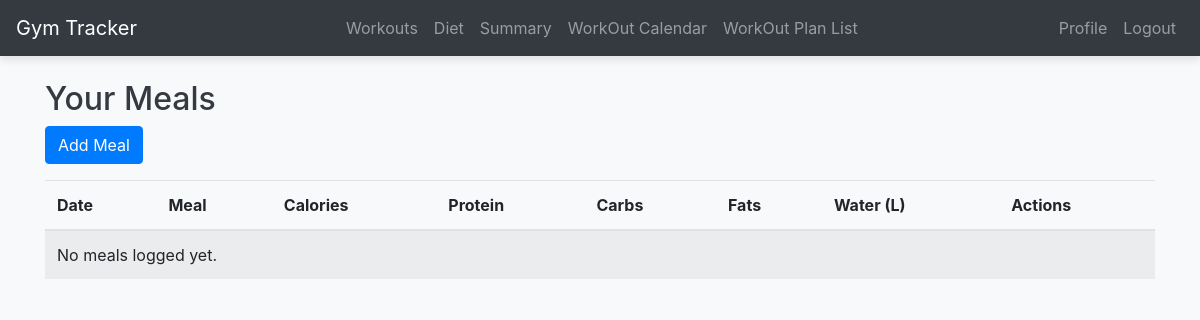
/diet/ (signed in), run on an earlier commit of the app's database.
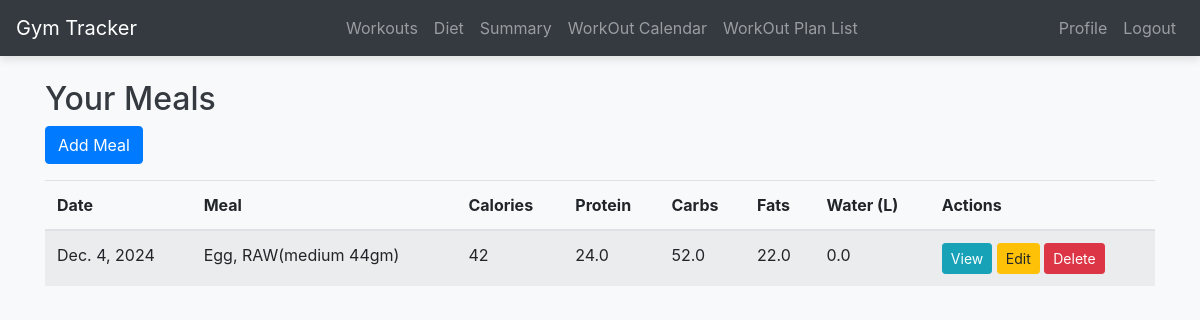
And on a later commit of the database.
### diet_tracking/models.py (models this page shows, shortened)
class Meal(models.Model):
    user = models.ForeignKey(User, on_delete=models.CASCADE, related_name='meals')
    date = models.DateField()
    name = models.CharField(max_length=100)
    calories = models.IntegerField()
    protein = models.FloatField(help_text="Protein in grams")
    carbs = models.FloatField(help_text="Carbohydrates in grams")
    fats = models.FloatField(help_text="Fats in grams")
    water_intake = models.FloatField(help_text="Water intake in liters", default=0.0)

### diet_tracking/views.py (the view)
# urls.py: path('', views.diet_list, name='diet_list'),
@login_required
def diet_list(request):
    today = datetime.today()
    meals = Meal.objects.filter(user=request.user, date__lte=today).order_by('-date')
    return render(request, 'diet_tracking/diet_list.html', {'meals': meals})

### templates/diet_tracking/diet_list.html
{% extends 'base.html' %}
{% block content %}
<h2>Your Meals</h2>
<a class="btn btn-primary mb-3" href="{% url 'diet_create' %}">Add Meal</a>
<table class="table table-striped">
    <thead>
        <tr>
            <th>Date</th>
            <th>Meal</th>
            <th>Calories</th>
            <th>Protein</th>
            <th>Carbs</th>
            <th>Fats</th>
            <th>Water (L)</th>
            <th>Actions</th>
        </tr>
    </thead>
    <tbody>
        {% for meal in meals %}
        <tr>
            <td>{{ meal.date }}</td>
            <td>{{ meal.name }}</td>
            <td>{{ meal.calories }}</td>
            <td>{{ meal.protein }}</td>
            <td>{{ meal.carbs }}</td>
            <td>{{ meal.fats }}</td>
            <td>{{ meal.water_intake }}</td>
            <td>
                <a class="btn btn-info btn-sm" href="{% url 'diet_detail' meal.pk %}">View</a>
                <a class="btn btn-warning btn-sm" href="{% url 'diet_edit' meal.pk %}">Edit</a>
                <a class="btn btn-danger btn-sm" href="{% url 'diet_delete' meal.pk %}">Delete</a>
            </td>
        </tr>
        {% empty %}
        <tr>
            <td colspan="8">No meals logged yet.</td>
        </tr>
        {% endfor %}
    </tbody>
</table>
{% endblock %}

### templates/base.html (shortened to what this page needs)
{% load static %}
<!DOCTYPE html>
<html lang="en">
<head>
    <link rel="stylesheet" href="https://stackpath.bootstrapcdn.com/bootstrap/4.5.2/css/bootstrap.min.css">
    <link rel="stylesheet" href="{% static 'css/styles.css' %}">
</head>
<body>
    <nav class="navbar navbar-expand-lg navbar-dark bg-dark">
        <a class="navbar-brand" href="{% url 'home' %}">Gym Tracker</a>
        <div class="collapse navbar-collapse">
            <ul class="navbar-nav ml-auto">
                {% if user.is_authenticated %}
                <li class="nav-item">
                    <a class="nav-link" href="{% url 'workout_list' %}">Workouts</a>
                </li>
                <li class="nav-item">
                    <a class="nav-link" href="{% url 'diet_list' %}">Diet</a>
                </li>
                <li class="nav-item">
                    <a class="nav-link" href="{% url 'diet_summary' %}">Summary</a>
                </li>
                <li class="nav-item">
                    <a class="nav-link" href="{% url 'workout_calendar' %}">WorkOut Calendar</a>
                </li>
                <li class="nav-item">
                    <a class="nav-link" href="{% url 'workout_plan_list' %}">WorkOut Plan List</a>
                </li>
                {% endif %}
            </ul>
            <ul class="navbar-nav ml-auto">
                {% if user.is_authenticated %}
                <li class="nav-item">
                    <a class="nav-link" href="{% url 'profile' %}">Profile</a>
                </li>
                <li class="nav-item">
                    <a class="nav-link" href="{% url 'logout' %}">Logout</a>
                </li>
                {% endif %}
            </ul>
        </div>
    </nav>
    <div class="container mt-4">
        {% block content %}
        {% endblock %}
    </div>
</body>
</html>

### static/css/styles.css (style rules this page uses)
body { background-color: #f8f9fa; }
.navbar { box-shadow: 0 4px 8px rgba(0, 0, 0, 0.1); }
.container h2 { color: #343a40; }

What changed in the data, as far as the page shows it:
added Meal: date "Dec. 4, 2024", name "Egg, RAW(medium 44gm)", calories "42", protein "24.0", carbs "52.0", fats "22.0", water_intake "0.0"
Also different on the page:
text no longer shown: "No meals logged yet."
